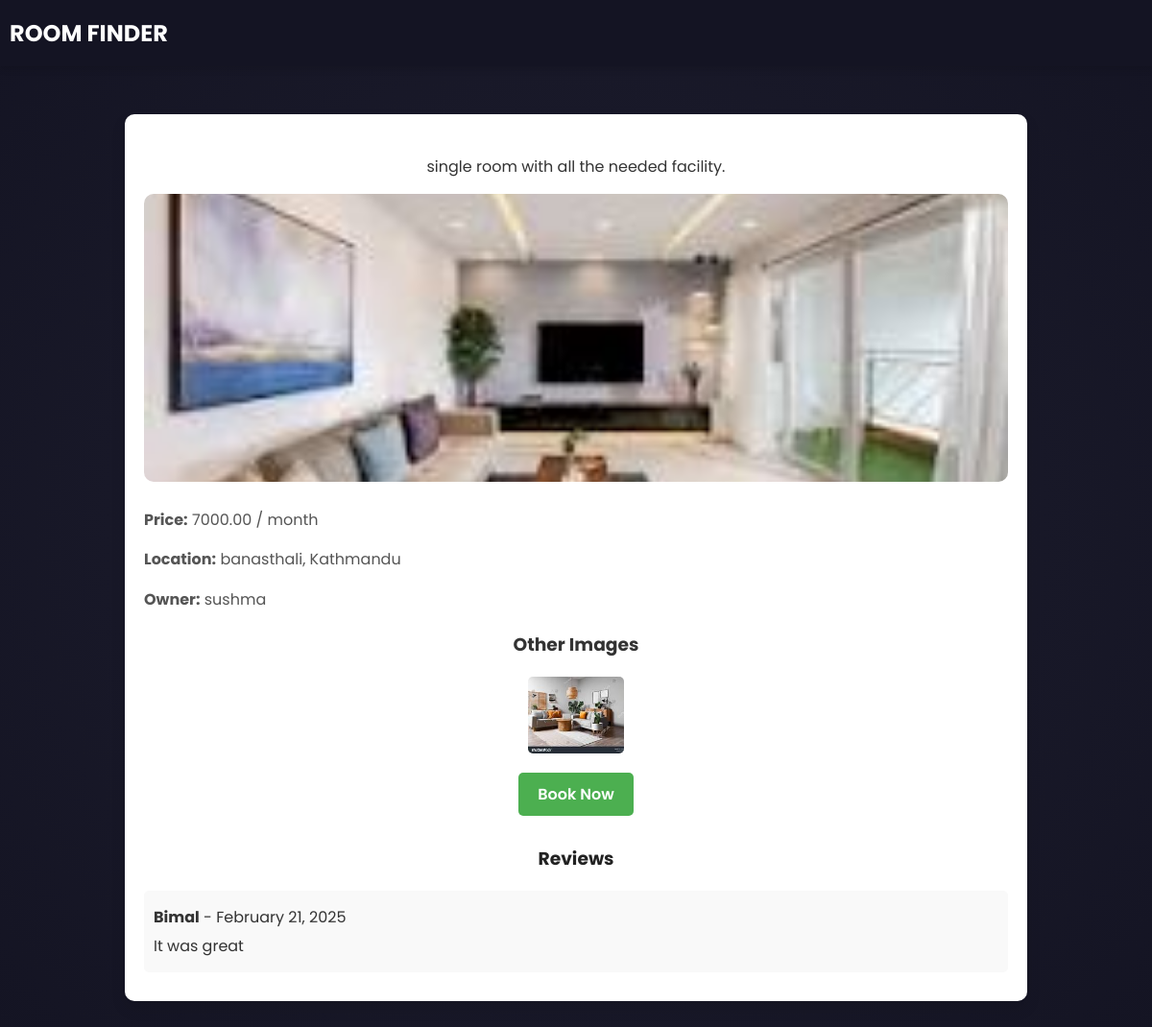
Page /room/2/ on the committed database.
### Landlord/models.py (models this page shows, shortened)
class Room(models.Model):
    ROOM_TYPE = [
        ('Single', 'Single'),
        ('Double', 'Double'),
        ('Flat', 'Flat'),
    ]
    owner = models.ForeignKey(Landlord, on_delete=models.CASCADE, null=True)
    title = models.CharField(max_length=255)
    price = models.DecimalField(max_digits=10, decimal_places=2)
    location = models.CharField(max_length=255)
    description = models.TextField()
    room_type = models.CharField(choices=ROOM_TYPE, max_length=10, null=True, default="Single")
    is_available = models.BooleanField(default=True)
    image = models.ManyToManyField('RoomImage', related_name='rooms')

class RoomImage(models.Model):
    room = models.ForeignKey(Room, on_delete=models.CASCADE, related_name='images')
    image = models.ImageField(upload_to='room_images/')

class Landlord(models.Model):
    user = models.OneToOneField(User, on_delete=models.CASCADE)
    contact_number = models.CharField(max_length=15)
    address = models.TextField()
    profile_picture = models.ImageField(upload_to='landlord_pictures/', null=True, blank=True)
    is_landlord = models.BooleanField(default=True, null=True)
    def __str__(self):
        return self.user.username

### Renter/models.py (models this page shows, shortened)
class Review(models.Model):
    renter = models.ForeignKey(Renter, on_delete=models.CASCADE, null=True)
    room = models.ForeignKey(Room, on_delete=models.CASCADE, related_name="reviews", null=True)
    name = models.CharField(max_length=50, null=True)
    email = models.EmailField(null=True)
    comment = models.TextField()
    created_on = models.DateTimeField(auto_now_add=True)

class Renter(models.Model):
    user = models.OneToOneField(User, on_delete=models.CASCADE, related_name='renter')
    contact_number = models.CharField(max_length=15)
    preferred_location = models.CharField(max_length=255, null=True, blank=True)
    profile_picture = models.ImageField(upload_to='renter_pictures/', null=True, blank=True)
    is_renter = models.BooleanField(default=True, null=True)

### ROOM_FINDER/views.py (the view)
# urls.py: path('room/<int:room_id>/', room_details, name='room_detail'),
def room_details(request, room_id):
    room = get_object_or_404(Room, id=room_id)
    reviews = room.reviews.all()  # Fetch all reviews
    return render(request, "room_details.html", {"room": room, "reviews": reviews})

### ROOM_FINDER/templates/room_details.html (shortened to what this page needs)
<!DOCTYPE html>
<html lang="en">
<head>
    {% load static %}
</head>
<body>
    <header>
        <a href="{% url "landlord_home" %}" style="text-decoration:none;">
            <h1>ROOM FINDER</h1>
        </a>
    </header>
    <div class="container">
        <div class="room-header">
            <p>{{ room.description }}</p>
        </div>
        <div class="room-profile">
            {% if room.images.all %}
                <img id="mainImage" src="{{ room.images.first.image.url }}" alt="Profile Image">
            {% endif %}
        </div>
        <div class="room-details">
            <p><strong>Price:</strong> {{ room.price }} / month</p>
            <p><strong>Location:</strong> {{ room.location }}</p>
            <p><strong>Owner:</strong> {{ room.owner }}</p>
        </div>
        <h3 style="text-align:center;">Other Images</h3>
        <div class="room-images">
            {% for image in room.images.all|slice:"1:" %}
                <img src="{{ image.image.url }}" alt="Room Image" onclick="changeImage('{{ image.image.url }}')">
            {% endfor %}
        </div>
        <div class="contact-info">
            <a href="{% url 'book_room' room.id %}" class="btn btn-primary">Book Now</a>
        </div>
        <div class="room-reviews">
            <h3>Reviews</h3>
            {% if reviews %}
                {% for review in reviews %}
                    <div class="review">
                        <p><strong>{{ review.renter.user.username }}</strong> - {{ review.created_on|date:"F j, Y" }}</p>
                        <p>{{ review.comment }}</p>
                    </div>
                {% endfor %}
            {% else %}
                <p style="color:red;">No reviews yet.</p>
            {% endif %}
        </div>
    </div>
</body>
</html>

### ROOM_FINDER/templates/room_details.html (style rules this page uses)
body { font-family: 'Poppins', sans-serif; margin: 0; padding: 0; background: radial-gradient(circle, #1e1e2f, #141423); color: #333; }
header { width: 100%; background: #141423; box-shadow: 0 4px 6px rgba(0, 0, 0, 0.1); display: flex; justify-content: space-between; align-items: center; padding:1px 10px; position: sticky; top: 0; z-index: 10; }
header h1 { color: white; font-size: 24px; }
.container { max-width: 900px; margin: 50px auto; background: #fff; padding: 20px; border-radius: 10px; box-shadow: 0 8px 15px rgba(0, 0, 0, 0.1); }
.room-header { text-align: center; }
.room-profile { text-align: center; margin-bottom: 20px; }
.room-profile img { width: 100%; max-height: 300px; object-fit: cover; border-radius: 10px; }
.room-details { font-size: 1rem; color: #555; line-height: 1.6; margin-bottom: 20px; }
.room-images { display: flex; flex-wrap: wrap; gap: 10px; justify-content: center; }
.room-images img { width: 100px; height: 80px; object-fit: cover; border-radius: 5px; cursor: pointer; transition: transform 0.2s ease; }
.contact-info { text-align: center; margin-top: 20px; }
.contact-info a { display: inline-block; padding: 10px 20px; background: #4CAF50; color: #fff; border-radius: 5px; font-size: 1rem; font-weight: 600; transition: background 0.3s ease; text-decoration: none; }
.room-reviews { margin-top: 30px; }
.room-reviews h3 { text-align: center; color: #222; }
.review { background: #f9f9f9; padding: 10px; border-radius: 5px; margin-bottom: 10px; }
.review p { margin: 5px 0; }

### rows in the picture
Room: description "single room with all the needed facility.", images.first.image (picture), price "7000.00", location "banasthali, Kathmandu", owner "sushma"
RoomImage: image (picture)
Review: renter.user.username "Bimal", created_on "February 21, 2025", comment "It was great"
